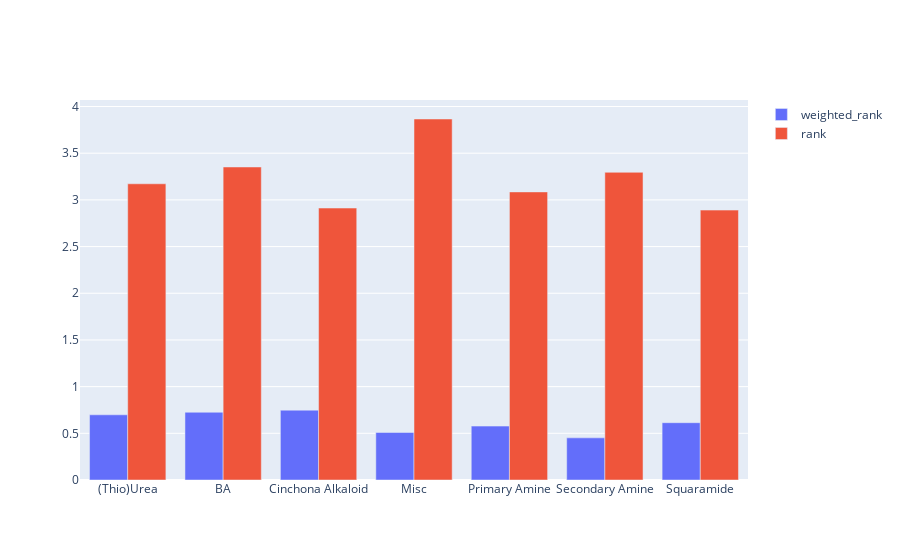

Notebook cell for this chart:
### Code cell
df_ee['Count'] = df_ee.groupby('Reaction')["ee"].transform('count')
df_ee['weighted_rank'] = df_ee["rank"]/df_ee['Count'] 
mean_rankw = df_ee.groupby(['Catalyst_Type'])['weighted_rank'].mean()
mean_rank = df_ee.groupby(['Catalyst_Type'])['rank'].mean()

merged_df = pd.merge(mean_rankw, mean_rank, on='Catalyst_Type')

print(mean_rank)
fig = go.Figure()

for col in [ 'weighted_rank', 'rank']:
    fig.add_trace(go.Bar(
        x=merged_df.index,
        y=merged_df[col],
        name=col
    ))
# Show the plot
fig.show()
print(merged_df.sort_values('weighted_rank', ascending=True))
print(merged_df.sort_values('rank', ascending=True))

### Figure 1 — Plotly figure (JSON) as saved in the notebook; plotly's stock layout.template omitted (floating-point values rounded to 4 significant figures)
{"data": [{"name": "weighted_rank", "type": "bar", "x": ["(Thio)Urea", "BA", "Cinchona Alkaloid", "Misc", "Primary Amine", "Secondary Amine", "Squaramide"], "y": [0.6983, 0.7255, 0.748, 0.5088, 0.5772, 0.4512, 0.6138]}, {"name": "rank", "type": "bar", "x": ["(Thio)Urea", "BA", "Cinchona Alkaloid", "Misc", "Primary Amine", "Secondary Amine", "Squaramide"], "y": [3.172, 3.352, 2.913, 3.866, 3.085, 3.295, 2.891]}], "layout": {}}
